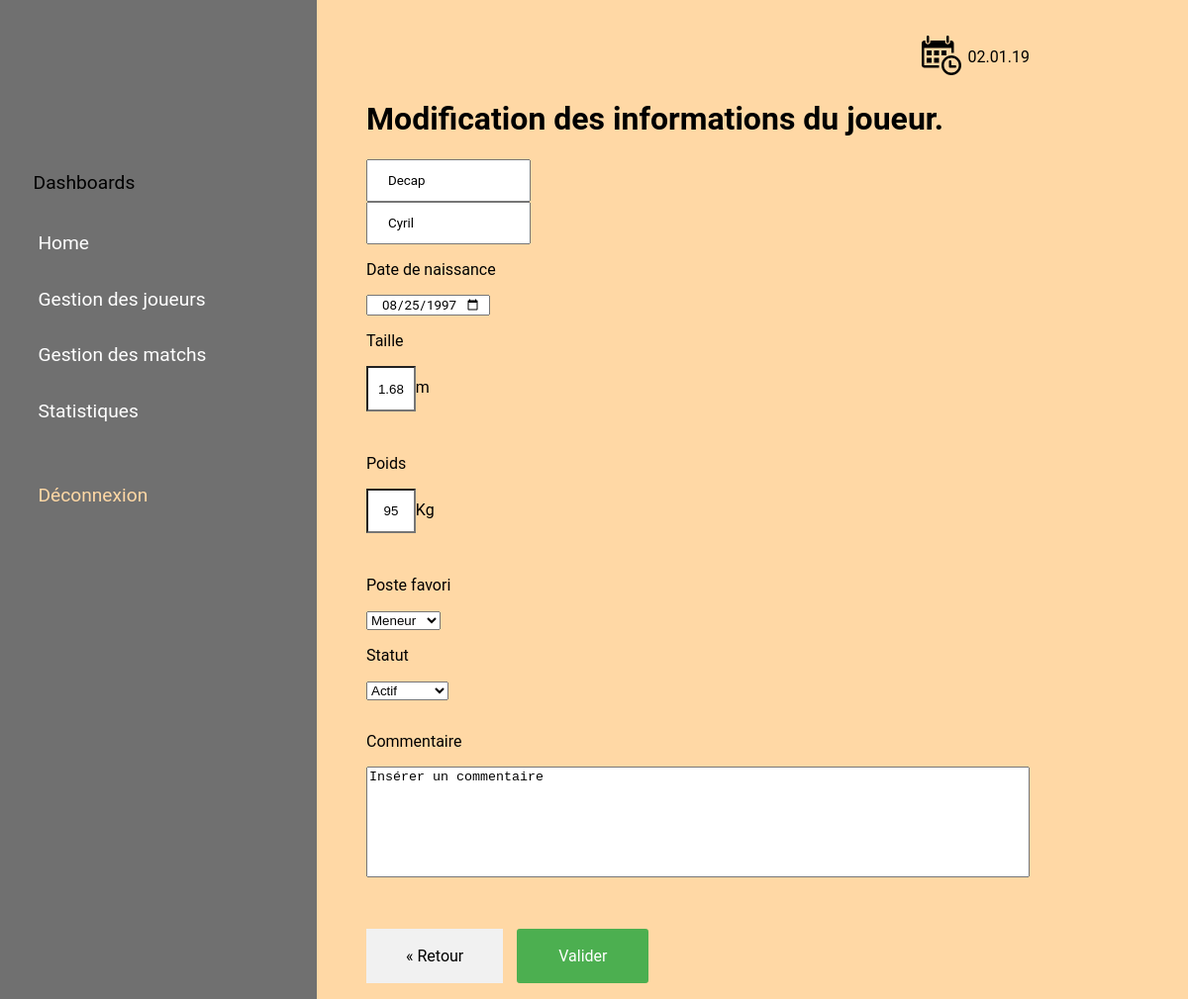
Page /modif_joueur.php?numLicence=123 (signed in) on the committed database.
### tables this page shows
CREATE TABLE `joueur` (
  `numLicence` int(11) NOT NULL,
  `nom` varchar(50) NOT NULL,
  `prenom` varchar(50) NOT NULL,
  `photo` varchar(255) NOT NULL COMMENT 'Chemin de la photo',
  `dateNaissance` date NOT NULL,
  `taille` double DEFAULT NULL,
  `poids` double DEFAULT NULL,
  `postePrefere` tinyint(4) NOT NULL,
  `statut` tinyint(4) NOT NULL,
  `commentaire` varchar(250) DEFAULT NULL
);

### Classes/Joueur.php (called while the page is built, shortened)
<?php
class Joueur
{
    public static function selectJoueur($numLicence)
    {
        $linkpdo = connectPDO();
        $reqRecherche = $linkpdo->prepare('select * from Joueur where numLicence = :num');
        $reqRecherche->execute(array('num' => $numLicence));
        return $reqRecherche;
    }
}

### modif_joueur.php (the view, shortened to what this page needs)
<?php
require('Classes/Joueur.php');
if (!empty($_POST['num_licence'])){
    $res = Joueur::updateJoueur($_POST['num_licence'],$_POST['nom'],$_POST['prenom'],$_POST['dateN'], $_POST['taille'],$_POST['poids'],$_POST['postePrefere'],$_POST['statut'],$_POST['commentaire']);
    header("Location: traitement.php?error=$res");
}
else if(!empty($_GET['numLicence'])){
    $joueur=Joueur::selectJoueur($_GET['numLicence']);
    if($joueur->rowCount()!=0) {
        $joueurEnCours = $joueur->fetch();
        $nom = $joueurEnCours['nom'];
        $prenom = $joueurEnCours['prenom'];
        $dateN = $joueurEnCours['dateNaissance'];
        $taille = $joueurEnCours['taille'];
        $poids = $joueurEnCours['poids'];
        $commentaire = $joueurEnCours['commentaire'];
        $poste = $joueurEnCours['postePrefere'];
        $statut = $joueurEnCours['statut'];
    }
    else{
        header("Location: joueurs.php");
    }
}
else {
    header("Location: joueurs.php");
}
?>
<!DOCTYPE html>
<html>
<head>
    <link rel="stylesheet" type="text/css" href="style.css">
</head>
<body>
<?php
require('menu.php');
?>
<div class="content">
    <div class="formulaire">
        <h1>Modification des informations du joueur.</h1>
        <form action="modif_joueur.php" method="post">
            <div class="info-joueur">
                <input name="nom" type="text" placeholder="Nom" value="<?php echo $nom ;?>"required> <br />
                <input name="prenom" type="text" placeholder="Prénom" value="<?php echo $prenom ;?>" required> <br />
            </div>
            <p>Date de naissance</p>
            <input name="dateN" type="date" placeholder="JJ/MM/AAAA" value="<?php echo $dateN ;?>" required>  <br />
            <p>Taille</p>
            <input name="taille" type="number" placeholder="0.00" min=0 step=0.01 value="<?php echo $taille ;?>" required class="mensuration">m  <br />
            <p>Poids</p>
            <input name="poids" type="number" placeholder="0.00" min=0 step=0.01 value="<?php echo $poids ;?>" required class="mensuration">Kg  <br />
            <p>Poste favori</p>
            <select name ="postePrefere">
                <option value=1 <?php if ($poste==1) echo 'selected';?>>Meneur</option>
            </select> <br />
            <p>Statut</p>
            <select name = "statut">
                <option value=1 <?php if($statut==1) echo 'selected';?>>Actif</option>
            </select> <br />
            <div class="commentaire">
                <p>Commentaire</p>
                <textarea placeholder="Insérer un commentaire" cols="30" rows="5" name="commentaire"><?php echo $commentaire ;?></textarea> <br />
            </div>
            <a href="joueurs.php" class="bouton_retour">&laquo; Retour</a>
            <input type="submit" value="Valider">
        </form>
    </div>
</div>
</body>
</html>

### style.css (style rules this page uses)
body { margin : 0; font-family: 'Roboto', Helvetica; background-color: #FFD8A5; }
a { text-decoration: none; }
.content { margin-left: 350px; padding-left: 20px; }
.formulaire { position: relative; top: 5em; }
.formulaire input, .formulaire p { margin-bottom: 2em; }
.formulaire form p { margin-bottom: 1em; }
.content input[type=text], .content input[type=password] { font-family: 'Roboto', Helvetica; width: 20%; margin: 0; padding: 12px 20px; box-sizing: border-box; }
.content input[type=submit] { font-family: 'Roboto', Helvetica; font-size: 1em; background-color: #4CAF50; border: solid 2px #4CAF50; border-radius: 3px; color: white; padding: 16px 40px; text-decoration: none; margin: 1em 2px; cursor: pointer; }
.content input[type=date] { font-family: 'Roboto', Helvetica; width: 15%; margin: 0; padding: 0 0.5em; text-align: center; box-sizing: border-box; }
input[type=number] { appearance : none; box-sizing : border-box; width : 6%; padding : 1em 0.5em; text-align: center; }
.commentaire { margin-top : 2em; margin-bottom: 2em; }
.commentaire textarea { height : 8em; width: 80%; resize: none; }
.bouton_retour { text-decoration: none; display: inline-block; padding: 18px 40px; background-color: #f1f1f1; margin-right : 0.5em; color: black; }

### rows in the picture
joueur: nom "Decap", prenom "Cyril", dateN "08/25/1997", taille "1.68", poids "95", postePrefere "Meneur", statut "Actif", commentaire "Insérer un commentaire"
